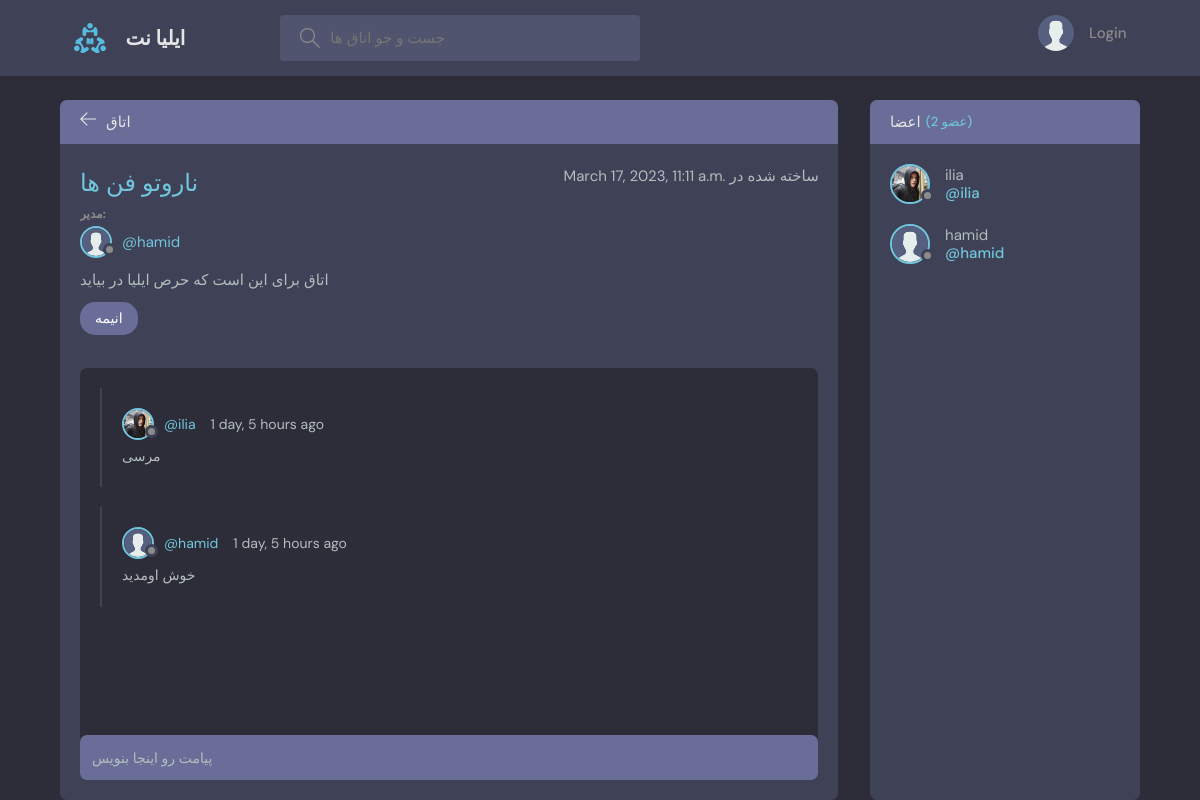
/room/5/, run on the app's committed database.
### base/models.py (models this page shows, shortened)
class Room(models.Model):
    host = models.ForeignKey(User, on_delete=models.SET_NULL, null=True)
    topic = models.ForeignKey(Topic, on_delete=models.SET_NULL, null=True)
    name = models.CharField(max_length=200)
    description = models.TextField(null=True, blank=True)
    participants = models.ManyToManyField(
        User, related_name='participants', blank=True)
    updated = models.DateTimeField(auto_now=True)
    created = models.DateTimeField(auto_now_add=True)
    class Meta:
        ordering = ['-updated', '-created']

class User(AbstractUser):
    name = models.CharField(max_length=200, null=True)
    email = models.EmailField(unique=True, null=True)
    bio = models.TextField(null=True)
    avatar = models.ImageField(null=True, default="avatar.svg")
    USERNAME_FIELD = 'email'
    REQUIRED_FIELDS = []

class Topic(models.Model):
    name = models.CharField(max_length=200)

class Message(models.Model):
    user = models.ForeignKey(User, on_delete=models.CASCADE)
    room = models.ForeignKey(Room, on_delete=models.CASCADE)
    body = models.TextField()
    updated = models.DateTimeField(auto_now=True)
    created = models.DateTimeField(auto_now_add=True)
    class Meta:
        ordering = ['-updated', '-created']

### base/views.py (the view, shortened to what this page needs)
# urls.py: path("room/<str:pk>/",room,name="room"),
def room(request,pk):
    room=Room.objects.get(id=pk)
    room_messages=room.message_set.all().order_by("-created")
    participants=room.participants.all()
    context={'room':room,"room_messages":room_messages,'participants' :participants}
    return render(request,'base/room.html',context)

### base/templates/base/room.html (shortened to what this page needs)
{% extends 'main.html' %}
{% block content %}
  <body>
    <main class="profile-page layout layout--2">
      <div class="container">
        <div class="room">
          <div class="room__top">
            <div class="room__topLeft">
              <a href="{% url 'home' %}">
                <svg version="1.1" xmlns="http://www.w3.org/2000/svg" width="32" height="32" viewBox="0 0 32 32">
                  <title>arrow-left</title>
                  <path
                    d="M13.723 2.286l-13.723 13.714 13.719 13.714 1.616-1.611-10.96-10.96h27.625v-2.286h-27.625l10.965-10.965-1.616-1.607z"
                  ></path>
                </svg>
              </a>
              <h3>اتاق</h3>
            </div>
          </div>
          <div class="room__box scroll">
            <div class="room__header scroll">
              <div class="room__info">
                <h3>{{room.name}}</h3>
                <span> {{room.created}} ساخته شده در </span>
              </div>
              <div class="room__hosted">
                <p>مدیر:</p>
                <a href="{% url 'user-profile' room.host.id %}" class="room__author">
                  <div class="avatar avatar--small">
                    <img src="{{room.host.avatar.url}}" />
                  </div>
                  <span>@{{room.host.username}}</span>
                </a>
              </div>
              <div class="room__details">
                {{room.description}}
              </div>
              <span class="room__topics"><a href="{% url 'home'  %}?q={{room.topic.name}}" style="text-decoration: none; color: white;">{{room.topic.name}}</a></span>
            </div>
            <div class="room__conversation">
              <div class="threads scroll">
                {% for message in room_messages %}
                <div class="thread">
                  <div class="thread__top">
                    <div class="thread__author">
                      <a href="{% url 'user-profile' message.user.id %}" class="thread__authorInfo">
                        <div class="avatar avatar--small">
                          <img src="{{message.user.avatar.url}}" />
                        </div>
                        <span>@{{message.user.username}}</span>
                      </a>
                      <span class="thread__date">{{message.created|timesince}} ago</span>
                    </div>
                  </div>
                  <div class="thread__details">
                   {{message.body}}
                  </div>
                </div>
                {% endfor %}
              </div>
            </div>
          </div>
          <div class="room__message">
            <form method="POST" action="">
                <input name="body" placeholder="پیامت رو اینجا بنویس" />
            </form>
          </div>
        </div>
        <div class="participants">
          <h3 class="participants__top">اعضا <span >(عضو {{room.participants.count}})</span></h3>
          <div class="participants__list scroll">
            {% for participant in participants %}
            <a href="{% url 'user-profile' participant.id %}" class="participant">
              <div class="avatar avatar--medium">
                <img src="{{participant.avatar.url}}" />
              </div>
              <p>
                {{participant.username}}
                <span>@{{participant.username}}</span>
              </p>
            </a>
            {% endfor %}
          </div>
        </div>
      </div>
    </main>
{% endblock content %}

### data on the page
Room: name "ناروتو فن ها", created "March 17, 2023, 11:11 a.m.", host.avatar (placeholder picture), host.username "hamid", description "اتاق برای این است که حرص ایلیا در بیاید", topic.name "انیمه", participants.count "2"
Message: user.avatar (picture), user.username "ilia", created "1 day, 5 hours", body "مرسی"
Message: user.avatar (placeholder picture), user.username "hamid", created "1 day, 5 hours", body "خوش اومدید"
User: avatar (picture), username "ilia"
User: avatar (placeholder picture), username "hamid"
